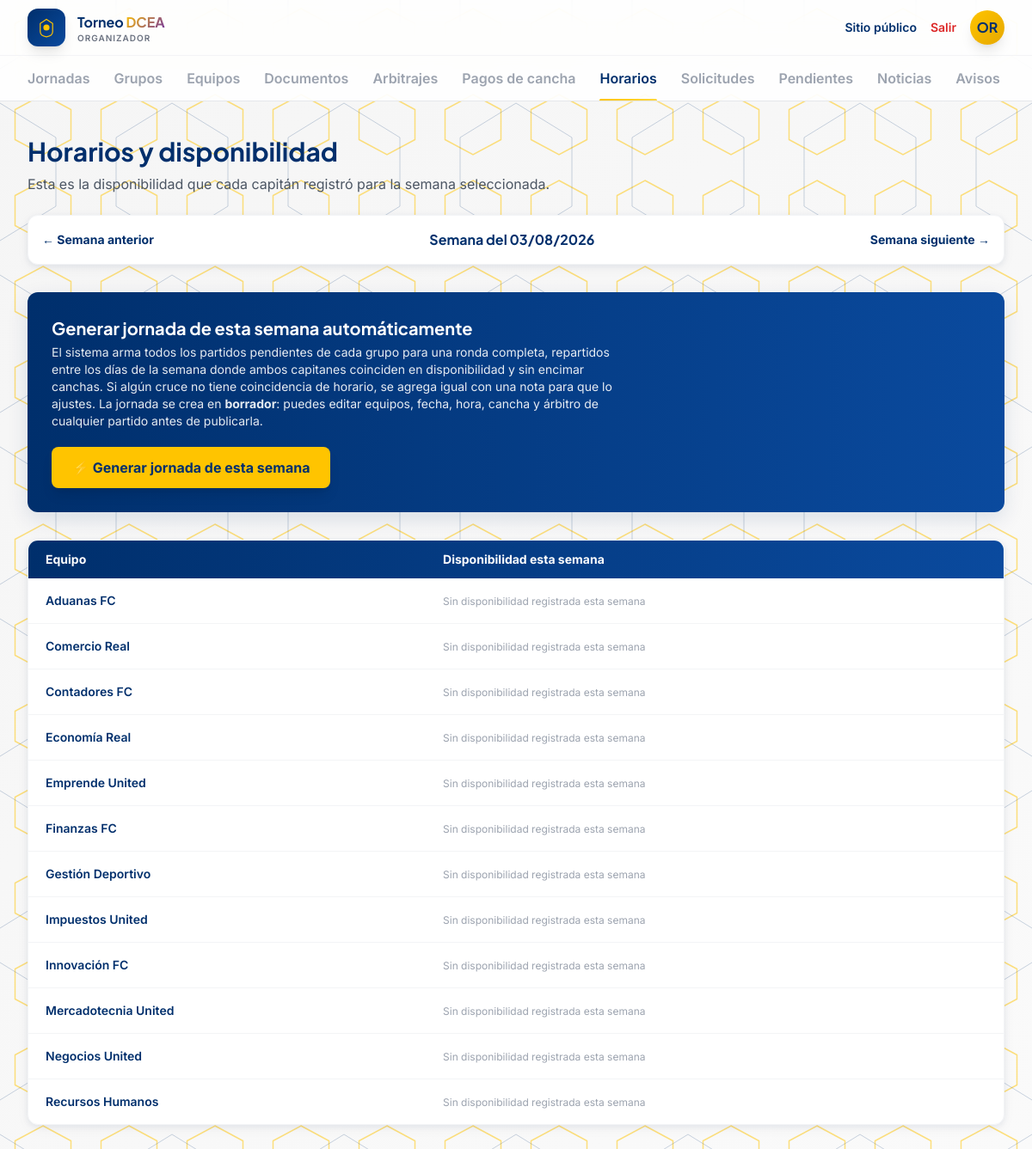
The app's page /admin/horarios (signed in) with its own data.
### app/models/usuarios.py (models this page shows, shortened)
class Usuario(UserMixin, db.Model):
    __tablename__ = "usuarios"
    id = db.Column(db.Integer, primary_key=True)
    nombre = db.Column(db.String(120), nullable=False)
    email = db.Column(db.String(150), unique=True, nullable=False)
    password_hash = db.Column(db.String(255), nullable=False)
    rol = db.Column(db.String(30), nullable=False)  # organizador, ayudante, capitan

### app/models/equipos.py (models this page shows, shortened)
class Equipo(db.Model):
    __tablename__ = "equipos"
    id = db.Column(db.Integer, primary_key=True)
    organizacion_id = db.Column(db.Integer, db.ForeignKey("organizaciones.id"), nullable=False)
    nombre = db.Column(db.String(120), nullable=False)
    escudo_url = db.Column(db.String(300))
    capitan_id = db.Column(db.Integer, db.ForeignKey("usuarios.id"))
    inscripciones = db.relationship("Inscripcion", backref="equipo", lazy=True)
    rosters = db.relationship("Roster", backref="equipo", lazy=True)

### app/routes/admin.py (the view)
@admin_bp.route("/horarios")
@login_required
@requiere_rol("organizador", "ayudante")
def horarios():
    from datetime import datetime, timedelta
    equipos = Equipo.query.order_by(Equipo.nombre).all()
    temporada = Temporada.query.first()
    semana_param = request.args.get("semana")
    if semana_param:
        semana = datetime.strptime(semana_param, "%Y-%m-%d").date()
    else:
        hoy = datetime.utcnow().date()
        semana = hoy - timedelta(days=hoy.weekday())
    disponibilidad_por_equipo = {}
    for e in equipos:
        disponibilidad_por_equipo[e.id] = Disponibilidad.query.filter_by(
            equipo_id=e.id, temporada_id=temporada.id, semana=semana
        ).all() if temporada else []
    return render_template(
        "admin/horarios.html", equipos=equipos, disponibilidad_por_equipo=disponibilidad_por_equipo,
        semana=semana, semana_anterior=semana - timedelta(days=7), semana_siguiente=semana + timedelta(days=7),
    )

### app/utils.py (called while the page is built)
def requiere_rol(*roles):
    def decorator(f):
        @wraps(f)
        def wrapped(*args, **kwargs):
            if not current_user.is_authenticated or current_user.rol not in roles:
                abort(403)
            return f(*args, **kwargs)
        return wrapped
    return decorator

### app/templates/admin/horarios.html (shortened to what this page needs)
{% extends "admin/base.html" %}
{% block content %}
<h1 class="font-display text-3xl font-bold text-navy mb-2">Horarios y disponibilidad</h1>
<p class="text-gray-600 mb-6">Esta es la disponibilidad que cada capitán registró para la semana seleccionada.</p>
<div class="flex items-center justify-between mb-8 bg-white rounded-xl shadow-card border border-gray-100 p-4">
  <a href="{{ url_for('admin.horarios', semana=semana_anterior.isoformat()) }}" class="text-sm font-bold text-navy hover:text-gold">&larr; Semana anterior</a>
  <p class="font-display font-bold text-navy">Semana del {{ semana.strftime('%d/%m/%Y') }}</p>
  <a href="{{ url_for('admin.horarios', semana=semana_siguiente.isoformat()) }}" class="text-sm font-bold text-navy hover:text-gold">Semana siguiente &rarr;</a>
</div>
<div class="bg-gradient-to-r from-navy to-navy-light rounded-xl shadow-elevation p-7 mb-8 text-white">
  <p class="font-display text-xl font-bold">Generar jornada de esta semana automáticamente</p>
  <p class="text-sm opacity-90 mt-1 max-w-2xl">
    El sistema arma todos los partidos pendientes de cada grupo para una ronda completa,
    repartidos entre los días de la semana donde ambos capitanes coinciden en disponibilidad
    y sin encimar canchas. Si algún cruce no tiene coincidencia de horario, se agrega igual
    con una nota para que lo ajustes. La jornada se crea en <strong>borrador</strong>: puedes
    editar equipos, fecha, hora, cancha y árbitro de cualquier partido antes de publicarla.
  </p>
  <form method="POST" action="{{ url_for('admin.generar_calendario') }}" class="mt-5">
    <button type="submit" class="bg-gold hover:bg-gold-dark text-navy font-bold px-6 py-3 rounded-lg transition-all shadow-lg">
      ⚡ Generar jornada de esta semana
    </button>
  </form>
</div>
<div class="bg-white rounded-xl shadow-card border border-gray-100 overflow-hidden">
  <table class="w-full text-sm">
    <thead>
      <tr class="bg-gradient-to-r from-navy to-navy-light text-white">
        <th class="py-3 px-5 text-left font-bold">Equipo</th>
        <th class="py-3 px-5 text-left font-bold">Disponibilidad esta semana</th>
      </tr>
    </thead>
    <tbody class="divide-y divide-gray-100">
      {% for e in equipos %}
        <tr class="hover:bg-gray-50/70">
          <td class="py-4 px-5 font-semibold text-navy align-top">{{ e.nombre }}</td>
          <td class="py-4 px-5">
            {% set disp = disponibilidad_por_equipo[e.id] %}
            {% if disp %}
              <div class="flex flex-wrap gap-2">
                {% for d in disp|sort(attribute='hora_inicio') %}
                  <span class="badge-blue text-xs font-bold px-2.5 py-1 rounded-full capitalize">
                    {{ d.dia_semana }} {{ d.hora_inicio.strftime('%H:%M') }}–{{ d.hora_fin.strftime('%H:%M') }}
                  </span>
                {% endfor %}
              </div>
            {% else %}
              <span class="text-gray-400 text-xs">Sin disponibilidad registrada esta semana</span>
            {% endif %}
          </td>
        </tr>
      {% endfor %}
    </tbody>
  </table>
</div>
{% endblock %}

### app/templates/admin/base.html (shortened to what this page needs)
<!DOCTYPE html>
<html lang="es">
<head>
<script src="https://cdn.tailwindcss.com"></script>
</head>
<body>
<header class="sticky top-0 z-40 bg-white/85 backdrop-blur-xl border-b border-gray-200">
  <div class="max-w-7xl mx-auto px-5 sm:px-8 h-16 flex items-center justify-between">
    <a href="{{ url_for('admin.dashboard') }}" class="flex items-center gap-3.5">
      <div class="w-11 h-11 rounded-xl bg-gradient-to-br from-navy to-navy-light flex items-center justify-center shadow-lg">
        <svg width="24" height="24" viewBox="0 0 40 40" fill="none">
          <path d="M20 4 L32 12 V28 C32 34 28 37 20 38 C12 37 8 34 8 28 V12 Z" stroke="#FFC400" stroke-width="2" fill="none"/>
          <circle cx="20" cy="20" r="6" fill="#FFC400"/>
        </svg>
      </div>
      <div class="leading-tight">
        <p class="font-display font-bold text-navy text-[15px] sm:text-base">Torneo <span class="gradient-accent">DCEA</span></p>
        <p class="text-[10px] text-gray-500 tracking-widest uppercase font-semibold hidden sm:block">Organizador</p>
      </div>
    </a>
    <div class="flex items-center gap-4">
      <a href="{{ url_for('public.home') }}" class="text-sm font-semibold text-navy hover:text-gold hidden sm:inline">Sitio público</a>
      <a href="{{ url_for('admin.logout') }}" class="text-sm font-semibold text-red-600 hover:text-red-800">Salir</a>
      <div class="w-10 h-10 rounded-full bg-gradient-to-br from-gold to-gold-dark text-navy font-display font-bold flex items-center justify-center shadow-lg">
        {{ current_user.nombre[:2].upper() if current_user.is_authenticated else '' }}
      </div>
    </div>
  </div>
  <nav class="max-w-7xl mx-auto px-5 sm:px-8 flex gap-7 border-t border-gray-100 overflow-x-auto">
    {% macro navlink(endpoint, label) %}
      <a href="{{ url_for(endpoint) }}" class="tab-link {{ 'active' if request.endpoint == endpoint }}">{{ label }}</a>
    {% endmacro %}
    {{ navlink('admin.dashboard', 'Jornadas') }}
    {{ navlink('admin.grupos', 'Grupos') }}
    {{ navlink('admin.equipos', 'Equipos') }}
    {{ navlink('admin.documentos', 'Documentos') }}
    {{ navlink('admin.arbitrajes', 'Arbitrajes') }}
    {{ navlink('admin.pagos_cancha', 'Pagos de cancha') }}
    {{ navlink('admin.horarios', 'Horarios') }}
    {{ navlink('admin.solicitudes', 'Solicitudes') }}
    {{ navlink('admin.pendientes', 'Pendientes') }}
    {{ navlink('admin.noticias', 'Noticias') }}
    {{ navlink('admin.avisos', 'Avisos') }}
  </nav>
</header>
<main class="max-w-7xl mx-auto px-5 sm:px-8 py-10">
  {% block content %}{% endblock %}
</main>
</body>
</html>

### app/templates/admin/base.html (style rules this page uses)
* { box-sizing: border-box; }
body { font-family: 'Inter', sans-serif; min-height: 100vh; position: relative; background: linear-gradient(135deg, #F5F5F5 0%, #FAFAFA 100%); overflow-x: hidden; }
body::before { content: ''; position: fixed; top: 0; left: 0; width: 100%; height: 100%; z-index: -2; background-repeat: repeat; background-size: 100px 100px; pointer-events: none; }
body::after { content: ''; position: fixed; top: 0; left: 0; width: 100%; height: 100%; z-index: -2; background-repeat: repeat; background-size: 200px 200px; background-position: 100px 100px; pointer-events: none; }
main { position: relative; z-index: 1; }
.font-display { font-family: 'Plus Jakarta Sans', sans-serif; }
.tab-link { position: relative; font-weight: 600; color: #9CA3AF; padding: 14px 0; white-space: nowrap; }
.tab-link.active { color: #002F6C; }
.tab-link.active::after { content: ''; position: absolute; left: 0; right: 0; bottom: -1px; height: 3px; background: linear-gradient(90deg, #FFC400, #FFD740); border-radius: 2px; }
.gradient-accent { background: linear-gradient(135deg, #FFC400, #7030A0); -webkit-background-clip: text; -webkit-text-fill-color: transparent; background-clip: text; }

### records on screen
Usuario: nombre "OR"
Equipo: nombre "Aduanas FC"
Equipo: nombre "Comercio Real"
Equipo: nombre "Contadores FC"
Equipo: nombre "Economía Real"
Equipo: nombre "Emprende United"
Equipo: nombre "Finanzas FC"
Equipo: nombre "Gestión Deportivo"
Equipo: nombre "Impuestos United"
Equipo: nombre "Innovación FC"
Equipo: nombre "Mercadotecnia United"
Equipo: nombre "Negocios United"
Equipo: nombre "Recursos Humanos"

### other values on screen
{{ label }} "Jornadas Grupos Equipos Documentos Arbitrajes Pagos de cancha Horarios Solicitudes Pendientes Noticias Avisos"
{{ semana.strftime('%d/%m/%Y') }} "03/08/2026"
